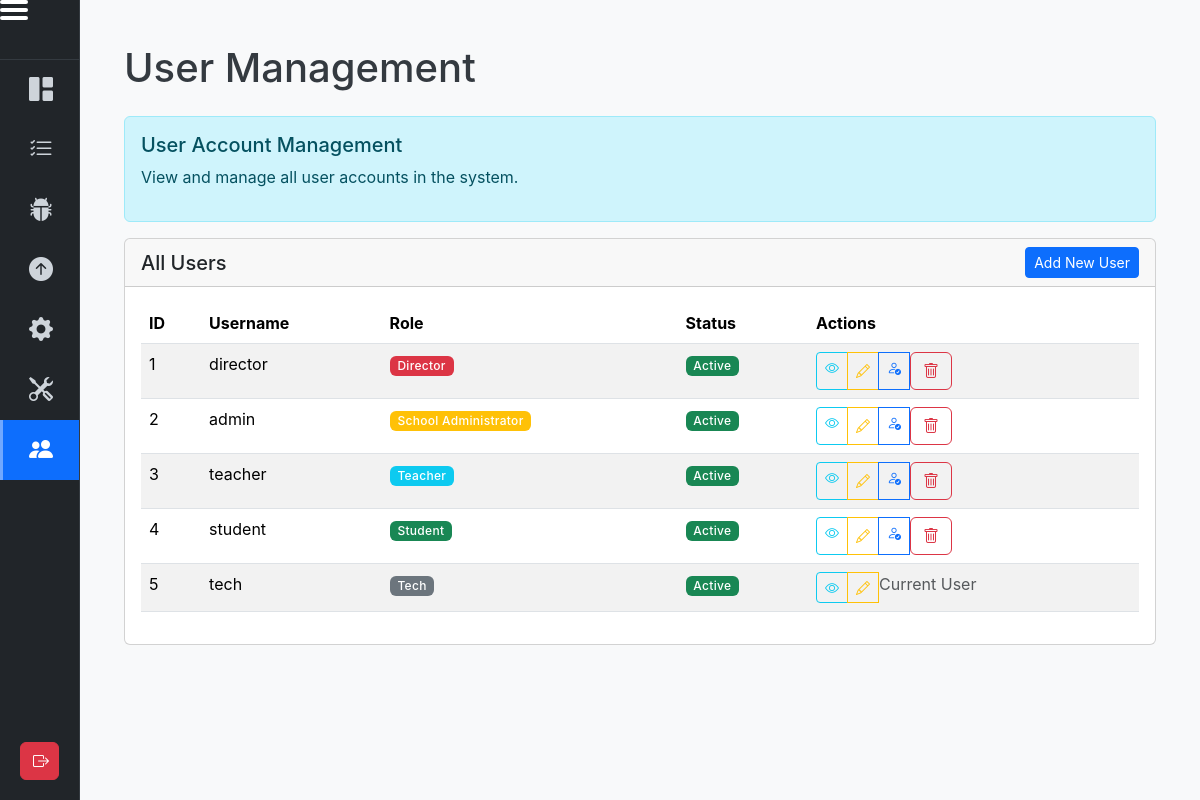
Page /tech/user/management (signed in) on the committed database.
### models.py (models this page shows, shortened)
class User(db.Model, UserMixin):
    id = db.Column(db.Integer, primary_key=True)
    username = db.Column(db.String(100), unique=True, nullable=False)
    password_hash = db.Column(db.String(256), nullable=False)
    role = db.Column(db.String(50), nullable=False) # e.g., 'Student', 'Teacher', 'Director'
    student_id = db.Column(db.Integer, db.ForeignKey('student.id'), nullable=True)
    teacher_staff_id = db.Column(db.Integer, db.ForeignKey('teacher_staff.id'), nullable=True)

### techroutes.py (the view, shortened to what this page needs)
@tech_blueprint.route('/user/management', methods=['GET', 'POST'])
@login_required
@tech_required
def user_management():
    users = User.query.all()
    return render_template('user_management.html', users=users)

### templates/user_management.html (shortened to what this page needs)
{% extends "dashboard_layout.html" %}
{% block dashboard_content %}
<div class="container-fluid px-2 px-md-4 mt-4">
    <div class="row g-3 g-md-4">
        <div class="col-12">
            <h1 class="mb-4">User Management</h1>
            <div class="alert alert-info">
                <h5>User Account Management</h5>
                <p>View and manage all user accounts in the system.</p>
            </div>
        </div>
    </div>
    <div class="row g-3 g-md-4">
        <div class="col-12">
            <div class="card">
                <div class="card-header d-flex flex-column flex-md-row justify-content-between align-items-start align-items-md-center gap-2">
                    <h5 class="card-title mb-2 mb-md-0">All Users</h5>
                    <button class="btn btn-primary btn-sm" data-bs-toggle="modal" data-bs-target="#addUserModal">
                        Add New User
                    </button>
                </div>
                <div class="card-body">
                    <div class="table-responsive">
                        <table class="table table-striped">
                            <thead>
                                <tr>
                                    <th>ID</th>
                                    <th>Username</th>
                                    <th>Role</th>
                                    <th>Status</th>
                                    <th>Actions</th>
                                </tr>
                            </thead>
                            <tbody>
                                {% for user in users %}
                                <tr>
                                    <td>{{ user.id }}</td>
                                    <td>{{ user.username }}</td>
                                    <td>
                                        <span class="badge
                                            {% if user.role == 'Director' %}bg-danger
                                            {% elif user.role == 'School Administrator' %}bg-warning
                                            {% elif user.role == 'Teacher' %}bg-info
                                            {% elif user.role == 'Student' %}bg-success
                                            {% elif user.role == 'Tech' %}bg-secondary
                                            {% else %}bg-light text-dark{% endif %}">
                                            {{ user.role }}
                                        </span>
                                    </td>
                                    <td>
                                        <span class="badge bg-success">Active</span>
                                    </td>
                                    <td>
                                        <div class="btn-group btn-group-sm flex-wrap">
                                            <a href="{{ url_for('tech.view_user_details', user_id=user.id) }}"
                                               class="btn btn-outline-info" title="View Details">
                                                <i class="bi bi-eye"></i>
                                            </a>
                                            <button type="button" class="btn btn-outline-warning"
                                                    onclick="editUser({{ user.id }}, '{{ user.username }}', '{{ user.role }}')"
                                                    title="Edit User">
                                                <i class="bi bi-pencil"></i>
                                            </button>
                                            {% if user.id != current_user.id %}
                                            <a href="{{ url_for('tech.impersonate_user', user_id=user.id) }}"
                                               class="btn btn-outline-primary" title="Impersonate User"
                                               onclick="return confirm('Impersonate {{ user.username }}? This will log you in as this user.')">
                                                <i class="bi bi-person-check"></i>
                                            </a>
                                            <form method="POST" action="{{ url_for('tech.delete_user', user_id=user.id) }}"
                                                  class="display-inline"
                                                  onsubmit="return confirm('Are you sure you want to delete {{ user.username }}?')">
                                                <button type="submit" class="btn btn-outline-danger" title="Delete User">
                                                    <i class="bi bi-trash"></i>
                                                </button>
                                            </form>
                                            {% else %}
                                            <span class="text-muted">Current User</span>
                                            {% endif %}
                                        </div>
                                    </td>
                                </tr>
                                {% endfor %}
                            </tbody>
                        </table>
                    </div>
                </div>
            </div>
        </div>
    </div>
</div>
{% endblock %}

### static/style.css (style rules this page uses)
html, body { height: 100%; min-height: 100dvh; margin: 0; padding: 0; }
body { font-family: 'Inter', sans-serif; background-color: #f8f9fa; color: #343a40; overflow-x: hidden; }
.badge { font-weight: 500; letter-spacing: 0.025em; }
.main-content, .container, .container-fluid { min-width: 320px; padding-left: 1rem; padding-right: 1rem; }
.card, .table, .alert { word-break: break-word; }
.table-responsive { overflow-x: auto; }
.display-inline { display: inline; }

### rows in the picture
User: id "1", username "director", role "Director"
User: id "2", username "admin", role "School Administrator"
User: id "3", username "teacher", role "Teacher"
User: id "4", username "student", role "Student"
User: id "5", username "tech", role "Tech", shows "Current User"
